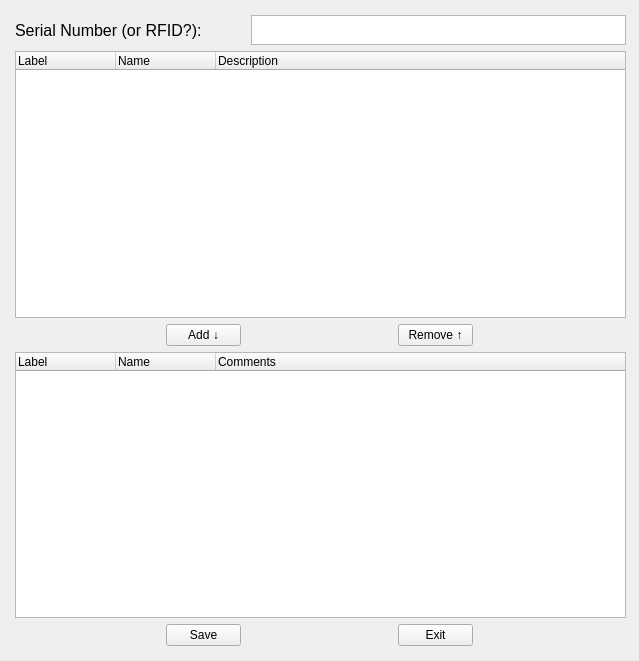
<?xml version="1.0" encoding="UTF-8"?>
<ui version="4.0">
 <class>selectionEdit</class>
 <widget class="QWidget" name="selectionEdit">
  <property name="geometry">
   <rect>
    <x>0</x>
    <y>0</y>
    <width>639</width>
    <height>661</height>
   </rect>
  </property>
  <property name="windowTitle">
   <string>Selections</string>
  </property>
  <property name="windowIcon">
   <iconset>
    <normaloff>../imgs/form.png</normaloff>../imgs/form.png</iconset>
  </property>
  <widget class="QWidget" name="verticalLayoutWidget">
   <property name="geometry">
    <rect>
     <x>10</x>
     <y>10</y>
     <width>621</width>
     <height>641</height>
    </rect>
   </property>
   <layout class="QGridLayout" name="gridLayout">
    <property name="leftMargin">
     <number>5</number>
    </property>
    <property name="topMargin">
     <number>5</number>
    </property>
    <property name="rightMargin">
     <number>5</number>
    </property>
    <property name="bottomMargin">
     <number>5</number>
    </property>
    <item row="0" column="0">
     <layout class="QHBoxLayout" name="horizontalLayout">
      <item>
       <widget class="QLabel" name="label">
        <property name="minimumSize">
         <size>
          <width>230</width>
          <height>30</height>
         </size>
        </property>
        <property name="maximumSize">
         <size>
          <width>187</width>
          <height>30</height>
         </size>
        </property>
        <property name="font">
         <font>
          <pointsize>12</pointsize>
         </font>
        </property>
        <property name="text">
         <string>Serial Number (or RFID?):</string>
        </property>
       </widget>
      </item>
      <item>
       <widget class="QTextEdit" name="textEdit">
        <property name="minimumSize">
         <size>
          <width>0</width>
          <height>30</height>
         </size>
        </property>
        <property name="maximumSize">
         <size>
          <width>6666667</width>
          <height>30</height>
         </size>
        </property>
        <property name="font">
         <font>
          <pointsize>12</pointsize>
         </font>
        </property>
       </widget>
      </item>
     </layout>
    </item>
    <item row="1" column="0">
     <widget class="QTreeWidget" name="elementTree">
      <property name="minimumSize">
       <size>
        <width>0</width>
        <height>0</height>
       </size>
      </property>
      <property name="maximumSize">
       <size>
        <width>16777215</width>
        <height>16777215</height>
       </size>
      </property>
      <property name="tabKeyNavigation">
       <bool>true</bool>
      </property>
      <property name="selectionMode">
       <enum>QAbstractItemView::ExtendedSelection</enum>
      </property>
      <property name="selectionBehavior">
       <enum>QAbstractItemView::SelectRows</enum>
      </property>
      <column>
       <property name="text">
        <string>Label</string>
       </property>
      </column>
      <column>
       <property name="text">
        <string>Name</string>
       </property>
      </column>
      <column>
       <property name="text">
        <string>Description</string>
       </property>
      </column>
     </widget>
    </item>
    <item row="2" column="0">
     <layout class="QHBoxLayout" name="horizontalLayout_4">
      <property name="topMargin">
       <number>0</number>
      </property>
      <item>
       <widget class="QPushButton" name="btnAdd">
        <property name="maximumSize">
         <size>
          <width>75</width>
          <height>16777215</height>
         </size>
        </property>
        <property name="text">
         <string>Add ↓</string>
        </property>
       </widget>
      </item>
      <item>
       <widget class="QPushButton" name="btnRemove">
        <property name="minimumSize">
         <size>
          <width>0</width>
          <height>0</height>
         </size>
        </property>
        <property name="maximumSize">
         <size>
          <width>75</width>
          <height>16777215</height>
         </size>
        </property>
        <property name="text">
         <string>Remove ↑</string>
        </property>
       </widget>
      </item>
     </layout>
    </item>
    <item row="3" column="0">
     <widget class="QTreeWidget" name="selectedTree">
      <property name="minimumSize">
       <size>
        <width>0</width>
        <height>0</height>
       </size>
      </property>
      <property name="maximumSize">
       <size>
        <width>16777215</width>
        <height>16777215</height>
       </size>
      </property>
      <property name="selectionMode">
       <enum>QAbstractItemView::ExtendedSelection</enum>
      </property>
      <column>
       <property name="text">
        <string>Label</string>
       </property>
      </column>
      <column>
       <property name="text">
        <string>Name</string>
       </property>
      </column>
      <column>
       <property name="text">
        <string>Comments</string>
       </property>
      </column>
     </widget>
    </item>
    <item row="4" column="0">
     <layout class="QHBoxLayout" name="horizontalLayout_3">
      <property name="topMargin">
       <number>0</number>
      </property>
      <item>
       <widget class="QPushButton" name="btnSave">
        <property name="maximumSize">
         <size>
          <width>75</width>
          <height>16777215</height>
         </size>
        </property>
        <property name="text">
         <string>Save</string>
        </property>
       </widget>
      </item>
      <item>
       <widget class="QPushButton" name="btnExit">
        <property name="maximumSize">
         <size>
          <width>75</width>
          <height>16777215</height>
         </size>
        </property>
        <property name="text">
         <string>Exit</string>
        </property>
       </widget>
      </item>
     </layout>
    </item>
   </layout>
  </widget>
 </widget>
 <resources/>
 <connections/>
</ui>
